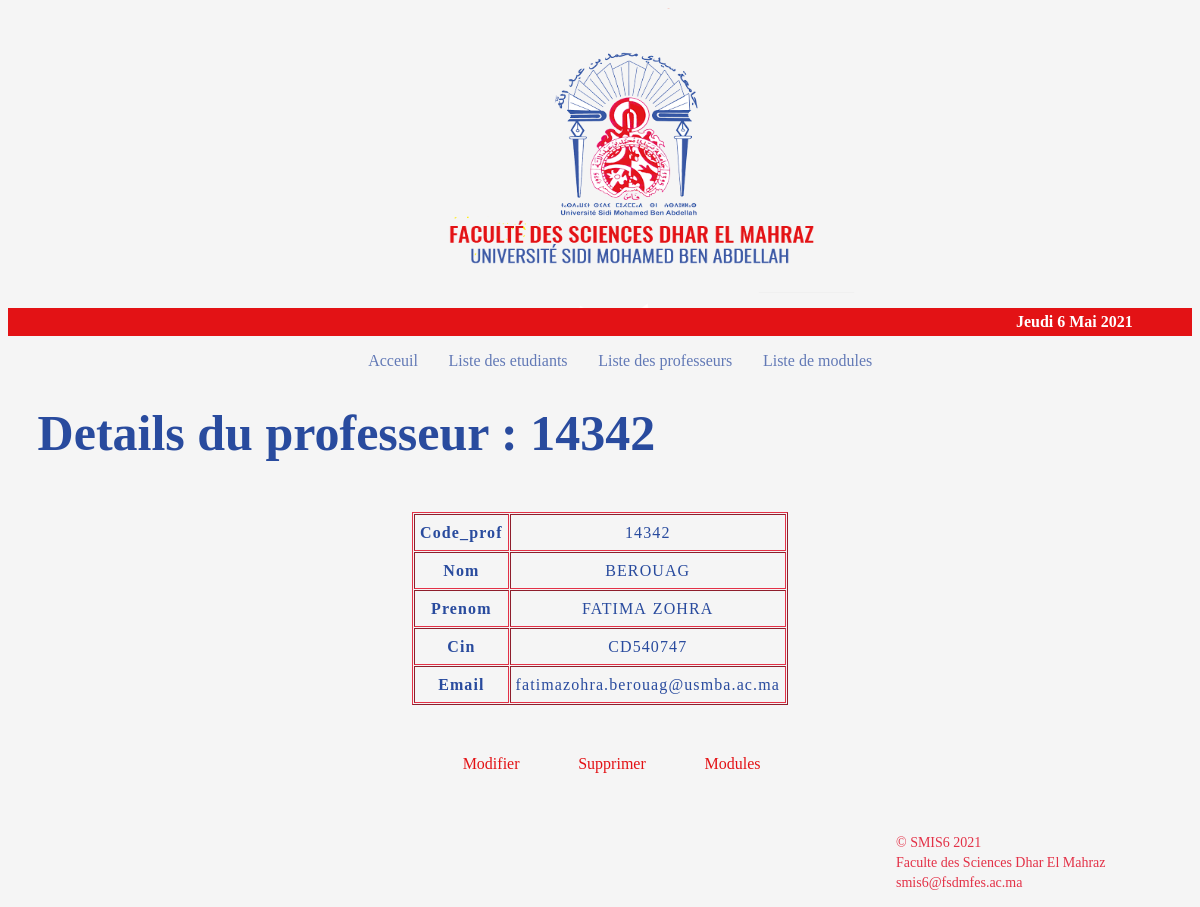
Page /website/html/professor_details.php?codeP=14342 on the committed database.
### tables this page shows
CREATE TABLE `professeurs` (
  `code_prof` int(6) NOT NULL,
  `nom` varchar(100) NOT NULL,
  `prenom` varchar(100) NOT NULL,
  `cin` varchar(10) NOT NULL,
  `email` varchar(100) NOT NULL
);

### website/html/templates/data.php (called while the page is built, shortened)
<?php
require('config.php');
$sql = 'SELECT * FROM professeurs;';
$result = mysqli_query($conn,$sql);
$professeurs = [];
while($professeur = mysqli_fetch_assoc($result)){
	$professeurs[] = $professeur;
}
function getProfByCode($code){
	global $professeurs;
	foreach ($professeurs as $professeur) {
			if ($code == $professeur['code_prof']) {
				return $professeur;
			}
		}
}
?>

### website/html/professor_details.php (the view, shortened to what this page needs)
<?php
if (isset($_GET['codeP'])) {
	$code = $_GET['codeP'];
}
require('templates/data.php');
$professeur = getProfByCode($code);
?>
<!DOCTYPE html>
<html>
<head>
	<link rel="stylesheet" type="text/css" href="../css/style.css">
</head>
<body>
<header id="mainHeader">
	<?php
		include("templates/header.php");
	 ?>
     <?php
	include('templates/nav.php');
?>
	<div id="main">
		<h1>Details du professeur : <?=$code?> </h1>
	</div>
	<div>
<center>
   <table border="table" cellspacing="1px" cellpadding="5px">
	    	<?php foreach ($professeur as $key => $value) {
	    		$Key = ucfirst($key);
	    		echo "
	    			<tr>
		    			<td class = 'keys'> <strong> $Key </strong></td>
		    			<td> $value </td>
	    			</tr>
	    			 ";
	    	}
	    	?>
	    </table>
</center>
	</div>
	    <div>
		    <ul>
		    	<li><a  style="color: #E31215; padding-left:12%"
		    			href="modify_professor.php?codeP=<?=$code?>">Modifier</a></li>
		    	<li><a  style="color: #E31215;padding-left:4%"
		    			href="delete_professor.php?codeP=<?=$code?>">Supprimer</a></li>
				<li><a  style="color: #E31215;padding-left:4%"
		    			href="professorUnits.php?codeP=<?=$code?>">Modules</a></li>
		    </ul>
	    </div>
</header>
<?php
	include('templates/footer.php');
 ?>
</body>
</html>

### website/css/style.css (style rules this page uses)
body { background-color: whitesmoke; }
h1 { color: #294B9E; text-shadow: currentColor; font-size: 50px; padding-left: 2.5%; }
li a { text-decoration: none; color: #6279B6; padding: 5px; }
ul { padding-left: 30%; }
li { display: inline; padding-right:2% }
table { margin-top: 50px; margin-bottom: 50px; margin-left:5%; margin-right:5%; text-align: center; letter-spacing: 1.1px; word-spacing: 1.6px; line-height: 25px; width: 30%; padding: 0; border-color:#E33147; }
td { color: #294B9E; }

### rows in the picture
professeurs: code_prof "14342", nom "BEROUAG", prenom "FATIMA ZOHRA", cin "CD540747", email "fatimazohra.berouag@usmba.ac.ma"

### other values in the picture
$ln["jour"][$jour_de_la_semaine] "Jeudi"
$jour_du_mois "6"
$ln["mois"][$mois] "Mai"
$annee "2021"
$code "14342"
$Key "Code_prof"
$Key "Nom"
$Key "Prenom"
$Key "Cin"
$Key "Email"
